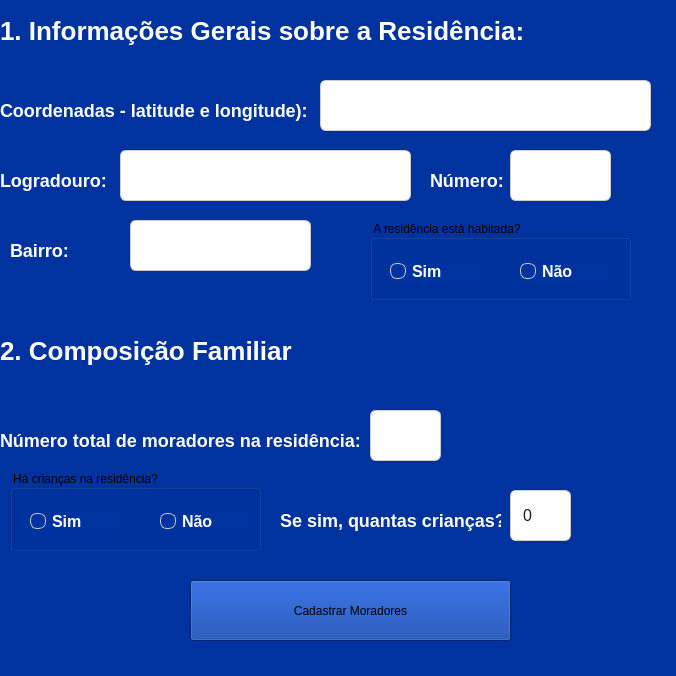
<?xml version="1.0" encoding="UTF-8"?>
<ui version="4.0">
 <class>frm_Cadastro</class>
 <widget class="QWidget" name="frm_Cadastro">
  <property name="geometry">
   <rect>
    <x>0</x>
    <y>0</y>
    <width>676</width>
    <height>676</height>
   </rect>
  </property>
  <property name="windowTitle">
   <string>Form</string>
  </property>
  <property name="styleSheet">
   <string notr="true">QWidget{
	background: #0033A0;
}</string>
  </property>
  <widget class="QLabel" name="lbl_bairro">
   <property name="geometry">
    <rect>
     <x>-360</x>
     <y>250</y>
     <width>121</width>
     <height>41</height>
    </rect>
   </property>
   <property name="styleSheet">
    <string notr="true">QLabel {
    color: #FFFFFF;
    font-size: 18px;
    font-weight: 500;
    background: transparent;
    qproperty-alignment: 'AlignCenter';
}
</string>
   </property>
   <property name="text">
    <string>Bairro:</string>
   </property>
  </widget>
  <widget class="QLabel" name="label_6">
   <property name="geometry">
    <rect>
     <x>-370</x>
     <y>440</y>
     <width>371</width>
     <height>41</height>
    </rect>
   </property>
   <property name="styleSheet">
    <string notr="true">QLabel {
    color: #FFFFFF;
    font-size: 18px;
    font-weight: 500;
    background: transparent;
    qproperty-alignment: 'AlignCenter';
}
</string>
   </property>
   <property name="text">
    <string>Número total de moradores na residência:</string>
   </property>
  </widget>
  <widget class="QLabel" name="lbl_coordernadas">
   <property name="geometry">
    <rect>
     <x>-360</x>
     <y>110</y>
     <width>311</width>
     <height>41</height>
    </rect>
   </property>
   <property name="styleSheet">
    <string notr="true">QLabel {
    color: #FFFFFF;
    font-size: 18px;
    font-weight: 500;
    background: transparent;
    qproperty-alignment: 'AlignCenter';
}
</string>
   </property>
   <property name="text">
    <string>Coordenadas - latitude e longitude):</string>
   </property>
  </widget>
  <widget class="QLineEdit" name="txt_bairro">
   <property name="geometry">
    <rect>
     <x>-240</x>
     <y>240</y>
     <width>181</width>
     <height>51</height>
    </rect>
   </property>
   <property name="styleSheet">
    <string notr="true">QLineEdit {
    background-color: #FFFFFF;  
    color: #1E1E1E;             
    font-size: 16px;
    padding: 6px 10px;
    border: 1px solid #CCCCCC;
    border-radius: 6px;
}
</string>
   </property>
  </widget>
  <widget class="QLabel" name="lbl_log">
   <property name="geometry">
    <rect>
     <x>-360</x>
     <y>180</y>
     <width>121</width>
     <height>41</height>
    </rect>
   </property>
   <property name="styleSheet">
    <string notr="true">QLabel {
    color: #FFFFFF;
    font-size: 18px;
    font-weight: 500;
    background: transparent;
    qproperty-alignment: 'AlignCenter';
}
</string>
   </property>
   <property name="text">
    <string>Logradouro:</string>
   </property>
  </widget>
  <widget class="QGroupBox" name="groupBox_2">
   <property name="geometry">
    <rect>
     <x>-360</x>
     <y>490</y>
     <width>251</width>
     <height>81</height>
    </rect>
   </property>
   <property name="styleSheet">
    <string notr="true">QGroupBox {
    border: 2px solid #4DA8DA;
    border-radius: 8px;
    margin-top: 20px;
    padding: 10px;
    color: #FFFFFF;
    font-size: 16px;
    font-weight: bold;
    font-family: &quot;Segoe UI&quot;, sans-serif;
}

QGroupBox::title {
    subcontrol-origin: margin;
    subcontrol-position: top left;
    padding: 0 8px;
    color: #FFFFFF; 
    font-size: 18px;
    font-weight: 600;
}
r</string>
   </property>
   <property name="title">
    <string>Há crianças na residência?</string>
   </property>
   <widget class="QRadioButton" name="radio_sim1">
    <property name="geometry">
     <rect>
      <x>20</x>
      <y>40</y>
      <width>91</width>
      <height>23</height>
     </rect>
    </property>
    <property name="styleSheet">
     <string notr="true">QRadioButton {
    color: #FFFFFF;
    font-size: 16px;
    font-weight: 500;
    spacing: 6px;
}

QRadioButton::indicator {
    width: 14px;
    height: 14px;
    border-radius: 7px;
    border: 1px solid #CCCCCC;
    background-color: transparent;
}

QRadioButton::indicator:checked {
    background-color: #3B82F6;  /* Azul moderno e suave */
    border: 1px solid #3B82F6;
}
</string>
    </property>
    <property name="text">
     <string>Sim</string>
    </property>
   </widget>
   <widget class="QRadioButton" name="radio_nao2">
    <property name="geometry">
     <rect>
      <x>150</x>
      <y>40</y>
      <width>91</width>
      <height>23</height>
     </rect>
    </property>
    <property name="styleSheet">
     <string notr="true">QRadioButton {
    color: #FFFFFF;
    font-size: 16px;
    font-weight: 500;
    spacing: 6px;
}

QRadioButton::indicator {
    width: 14px;
    height: 14px;
    border-radius: 7px;
    border: 1px solid #CCCCCC;
    background-color: transparent;
}

QRadioButton::indicator:checked {
    background-color: #3B82F6;  /* Azul moderno e suave */
    border: 1px solid #3B82F6;
}
</string>
    </property>
    <property name="text">
     <string>Não</string>
    </property>
   </widget>
  </widget>
  <widget class="QPushButton" name="btn_continuar">
   <property name="geometry">
    <rect>
     <x>190</x>
     <y>580</y>
     <width>321</width>
     <height>61</height>
    </rect>
   </property>
   <property name="styleSheet">
    <string notr="true">QPushButton {
    background-color: #E0E7FF;
    color: #0033A0;
    font-size: 16px;
    font-weight: 600;
    font-family: &quot;Segoe UI&quot;, Tahoma, Geneva, Verdana, sans-serif;
    padding: 10px 22px;
    border: none;
    border-radius: 10px;
    box-shadow: 2px 2px 6px rgba(0, 0, 0, 0.3);
}
QPushButton:hover {
    background-color: #C7D2FE;
}
QPushButton:pressed {
    background-color: #32CD32;
}r</string>
   </property>
   <property name="text">
    <string>Cadastrar Moradores</string>
   </property>
  </widget>
  <widget class="QLabel" name="lbl_bairro_2">
   <property name="geometry">
    <rect>
     <x>10</x>
     <y>230</y>
     <width>121</width>
     <height>41</height>
    </rect>
   </property>
   <property name="styleSheet">
    <string notr="true">QLabel {
    color: #FFFFFF;
    font-size: 18px;
    font-weight: 500;
    background: transparent;
    qproperty-alignment: 'AlignCenter';
}
</string>
   </property>
   <property name="text">
    <string>Bairro:</string>
   </property>
  </widget>
  <widget class="QLabel" name="label_7">
   <property name="geometry">
    <rect>
     <x>0</x>
     <y>420</y>
     <width>371</width>
     <height>41</height>
    </rect>
   </property>
   <property name="styleSheet">
    <string notr="true">QLabel {
    color: #FFFFFF;
    font-size: 18px;
    font-weight: 500;
    background: transparent;
    qproperty-alignment: 'AlignCenter';
}
</string>
   </property>
   <property name="text">
    <string>Número total de moradores na residência:</string>
   </property>
  </widget>
  <widget class="QLabel" name="lbl_coordernadas_2">
   <property name="geometry">
    <rect>
     <x>0</x>
     <y>90</y>
     <width>311</width>
     <height>41</height>
    </rect>
   </property>
   <property name="styleSheet">
    <string notr="true">QLabel {
    color: #FFFFFF;
    font-size: 18px;
    font-weight: 500;
    background: transparent;
    qproperty-alignment: 'AlignCenter';
}
</string>
   </property>
   <property name="text">
    <string>Coordenadas - latitude e longitude):</string>
   </property>
  </widget>
  <widget class="QLineEdit" name="txt_numeroMoradores">
   <property name="geometry">
    <rect>
     <x>370</x>
     <y>410</y>
     <width>71</width>
     <height>51</height>
    </rect>
   </property>
   <property name="styleSheet">
    <string notr="true">QLineEdit {
    background-color: #FFFFFF;  
    color: #1E1E1E;             
    font-size: 16px;
    padding: 6px 10px;
    border: 1px solid #CCCCCC;
    border-radius: 6px;
}
</string>
   </property>
  </widget>
  <widget class="QLabel" name="label_8">
   <property name="geometry">
    <rect>
     <x>280</x>
     <y>500</y>
     <width>221</width>
     <height>41</height>
    </rect>
   </property>
   <property name="styleSheet">
    <string notr="true">QLabel {
    color: #FFFFFF;
    font-size: 18px;
    font-weight: 500;
    background: transparent;
    qproperty-alignment: 'AlignCenter';
}
</string>
   </property>
   <property name="text">
    <string>Se sim, quantas crianças?</string>
   </property>
  </widget>
  <widget class="QGroupBox" name="groupBox">
   <property name="geometry">
    <rect>
     <x>370</x>
     <y>220</y>
     <width>261</width>
     <height>80</height>
    </rect>
   </property>
   <property name="styleSheet">
    <string notr="true">QGroupBox {
    border: 2px solid #4DA8DA;
    border-radius: 8px;
    margin-top: 20px;
    padding: 10px;
    color: #FFFFFF;
    font-size: 16px;
    font-weight: bold;
    font-family: &quot;Segoe UI&quot;, sans-serif;
}

QGroupBox::title {
    subcontrol-origin: margin;
    subcontrol-position: top left;
    padding: 0 8px;
    color: #FFFFFF; 
    font-size: 18px;
    font-weight: 600;
}
r</string>
   </property>
   <property name="title">
    <string>A residência está habitada?</string>
   </property>
   <widget class="QRadioButton" name="radio_sim">
    <property name="geometry">
     <rect>
      <x>20</x>
      <y>40</y>
      <width>91</width>
      <height>23</height>
     </rect>
    </property>
    <property name="styleSheet">
     <string notr="true">QRadioButton {
    color: #FFFFFF;
    font-size: 16px;
    font-weight: 500;
    spacing: 6px;
}

QRadioButton::indicator {
    width: 14px;
    height: 14px;
    border-radius: 7px;
    border: 1px solid #CCCCCC;
    background-color: transparent;
}

QRadioButton::indicator:checked {
    background-color: #3B82F6;  /* Azul moderno e suave */
    border: 1px solid #3B82F6;
}
</string>
    </property>
    <property name="text">
     <string>Sim</string>
    </property>
   </widget>
   <widget class="QRadioButton" name="radio_nao">
    <property name="geometry">
     <rect>
      <x>150</x>
      <y>40</y>
      <width>91</width>
      <height>23</height>
     </rect>
    </property>
    <property name="styleSheet">
     <string notr="true">QRadioButton {
    color: #FFFFFF;
    font-size: 16px;
    font-weight: 500;
    spacing: 6px;
}

QRadioButton::indicator {
    width: 14px;
    height: 14px;
    border-radius: 7px;
    border: 1px solid #CCCCCC;
    background-color: transparent;
}

QRadioButton::indicator:checked {
    background-color: #3B82F6;  /* Azul moderno e suave */
    border: 1px solid #3B82F6;
}
</string>
    </property>
    <property name="text">
     <string>Não</string>
    </property>
   </widget>
  </widget>
  <widget class="QLineEdit" name="txt_coordenadas">
   <property name="geometry">
    <rect>
     <x>320</x>
     <y>80</y>
     <width>331</width>
     <height>51</height>
    </rect>
   </property>
   <property name="styleSheet">
    <string notr="true">QLineEdit {
    background-color: #FFFFFF;  
    color: #1E1E1E;             
    font-size: 16px;
    padding: 6px 10px;
    border: 1px solid #CCCCCC;
    border-radius: 6px;
}
</string>
   </property>
  </widget>
  <widget class="QLabel" name="lbl_numero">
   <property name="geometry">
    <rect>
     <x>430</x>
     <y>160</y>
     <width>81</width>
     <height>41</height>
    </rect>
   </property>
   <property name="styleSheet">
    <string notr="true">QLabel {
    color: #FFFFFF;
    font-size: 18px;
    font-weight: 500;
    background: transparent;
    qproperty-alignment: 'AlignCenter';
}
</string>
   </property>
   <property name="text">
    <string>Número:</string>
   </property>
  </widget>
  <widget class="QLineEdit" name="txt_quantidadeCrianca">
   <property name="geometry">
    <rect>
     <x>510</x>
     <y>490</y>
     <width>61</width>
     <height>51</height>
    </rect>
   </property>
   <property name="styleSheet">
    <string notr="true">QLineEdit {
    background-color: #FFFFFF;  
    color: #1E1E1E;             
    font-size: 16px;
    padding: 6px 10px;
    border: 1px solid #CCCCCC;
    border-radius: 6px;
}
</string>
   </property>
   <property name="text">
    <string>0</string>
   </property>
  </widget>
  <widget class="QLineEdit" name="txt_bairro_2">
   <property name="geometry">
    <rect>
     <x>130</x>
     <y>220</y>
     <width>181</width>
     <height>51</height>
    </rect>
   </property>
   <property name="styleSheet">
    <string notr="true">QLineEdit {
    background-color: #FFFFFF;  
    color: #1E1E1E;             
    font-size: 16px;
    padding: 6px 10px;
    border: 1px solid #CCCCCC;
    border-radius: 6px;
}
</string>
   </property>
  </widget>
  <widget class="QLabel" name="label_9">
   <property name="geometry">
    <rect>
     <x>0</x>
     <y>10</y>
     <width>681</width>
     <height>41</height>
    </rect>
   </property>
   <property name="styleSheet">
    <string notr="true">QLabel {
    color: #FFFFFF;
    font-size: 26px;
    font-weight: 500;
    background: transparent;
    qproperty-alignment: 'AlignCenter';
}
</string>
   </property>
   <property name="text">
    <string>1. Informações Gerais sobre a Residência:</string>
   </property>
  </widget>
  <widget class="QLabel" name="lbl_log_2">
   <property name="geometry">
    <rect>
     <x>0</x>
     <y>160</y>
     <width>121</width>
     <height>41</height>
    </rect>
   </property>
   <property name="styleSheet">
    <string notr="true">QLabel {
    color: #FFFFFF;
    font-size: 18px;
    font-weight: 500;
    background: transparent;
    qproperty-alignment: 'AlignCenter';
}
</string>
   </property>
   <property name="text">
    <string>Logradouro:</string>
   </property>
  </widget>
  <widget class="QLabel" name="label_10">
   <property name="geometry">
    <rect>
     <x>0</x>
     <y>330</y>
     <width>681</width>
     <height>41</height>
    </rect>
   </property>
   <property name="styleSheet">
    <string notr="true">QLabel {
    color: #FFFFFF;
    font-size: 26px;
    font-weight: 500;
    background: transparent;
    qproperty-alignment: 'AlignCenter';
}
</string>
   </property>
   <property name="text">
    <string>2. Composição Familiar</string>
   </property>
  </widget>
  <widget class="QLineEdit" name="txt_log">
   <property name="geometry">
    <rect>
     <x>120</x>
     <y>150</y>
     <width>291</width>
     <height>51</height>
    </rect>
   </property>
   <property name="styleSheet">
    <string notr="true">QLineEdit {
    background-color: #FFFFFF;  
    color: #1E1E1E;             
    font-size: 16px;
    padding: 6px 10px;
    border: 1px solid #CCCCCC;
    border-radius: 6px;
}
</string>
   </property>
  </widget>
  <widget class="QLineEdit" name="txt_numero">
   <property name="geometry">
    <rect>
     <x>510</x>
     <y>150</y>
     <width>101</width>
     <height>51</height>
    </rect>
   </property>
   <property name="styleSheet">
    <string notr="true">QLineEdit {
    background-color: #FFFFFF;  
    color: #1E1E1E;             
    font-size: 16px;
    padding: 6px 10px;
    border: 1px solid #CCCCCC;
    border-radius: 6px;
}
</string>
   </property>
  </widget>
  <widget class="QGroupBox" name="groupBox_3">
   <property name="geometry">
    <rect>
     <x>10</x>
     <y>470</y>
     <width>251</width>
     <height>81</height>
    </rect>
   </property>
   <property name="styleSheet">
    <string notr="true">QGroupBox {
    border: 2px solid #4DA8DA;
    border-radius: 8px;
    margin-top: 20px;
    padding: 10px;
    color: #FFFFFF;
    font-size: 16px;
    font-weight: bold;
    font-family: &quot;Segoe UI&quot;, sans-serif;
}

QGroupBox::title {
    subcontrol-origin: margin;
    subcontrol-position: top left;
    padding: 0 8px;
    color: #FFFFFF; 
    font-size: 18px;
    font-weight: 600;
}
r</string>
   </property>
   <property name="title">
    <string>Há crianças na residência?</string>
   </property>
   <widget class="QRadioButton" name="radio_sim1_2">
    <property name="geometry">
     <rect>
      <x>20</x>
      <y>40</y>
      <width>91</width>
      <height>23</height>
     </rect>
    </property>
    <property name="styleSheet">
     <string notr="true">QRadioButton {
    color: #FFFFFF;
    font-size: 16px;
    font-weight: 500;
    spacing: 6px;
}

QRadioButton::indicator {
    width: 14px;
    height: 14px;
    border-radius: 7px;
    border: 1px solid #CCCCCC;
    background-color: transparent;
}

QRadioButton::indicator:checked {
    background-color: #3B82F6;  /* Azul moderno e suave */
    border: 1px solid #3B82F6;
}
</string>
    </property>
    <property name="text">
     <string>Sim</string>
    </property>
   </widget>
   <widget class="QRadioButton" name="radio_nao2_2">
    <property name="geometry">
     <rect>
      <x>150</x>
      <y>40</y>
      <width>91</width>
      <height>23</height>
     </rect>
    </property>
    <property name="styleSheet">
     <string notr="true">QRadioButton {
    color: #FFFFFF;
    font-size: 16px;
    font-weight: 500;
    spacing: 6px;
}

QRadioButton::indicator {
    width: 14px;
    height: 14px;
    border-radius: 7px;
    border: 1px solid #CCCCCC;
    background-color: transparent;
}

QRadioButton::indicator:checked {
    background-color: #3B82F6;  /* Azul moderno e suave */
    border: 1px solid #3B82F6;
}
</string>
    </property>
    <property name="text">
     <string>Não</string>
    </property>
   </widget>
  </widget>
 </widget>
 <resources/>
 <connections/>
</ui>
